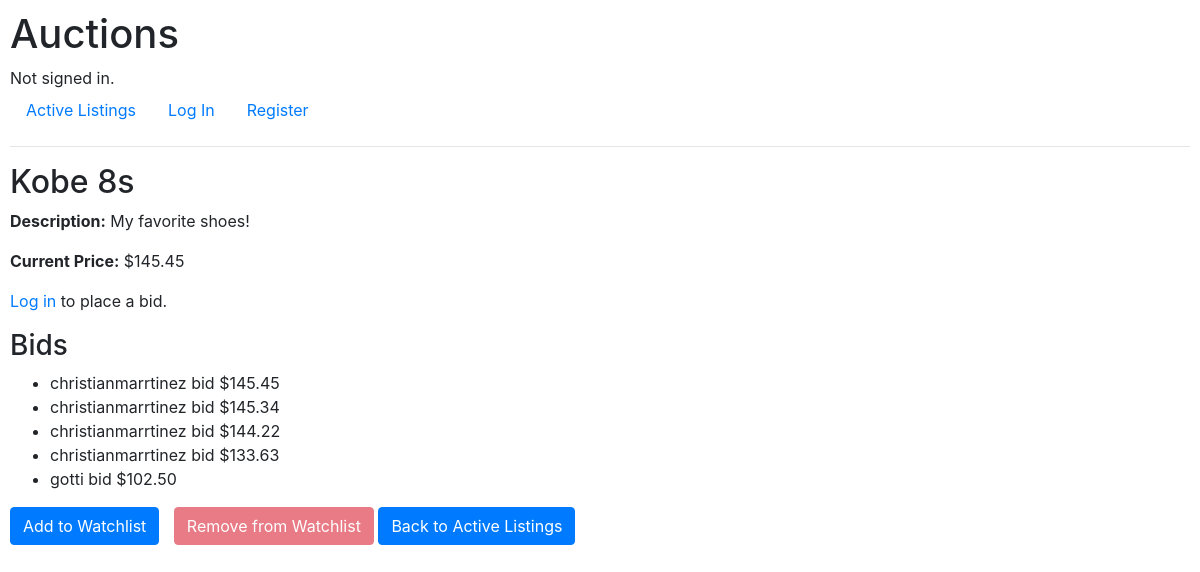
The app's page /listing/1/ with its own data.
### auctions/models.py (models this page shows, shortened)
class AuctionListing(models.Model):
    CATEGORY_CHOICES = [
        ('Fashion', 'Fashion'),
        ('Toys', 'Toys'),
        ('Electronics', 'Electronics'),
        ('Home', 'Home'),
    ]
    title = models.CharField(max_length=100)
    description = models.TextField()
    starting_bid = models.DecimalField(max_digits=10, decimal_places=2)
    current_price = models.DecimalField(max_digits=10, decimal_places=2, default=0)
    image_url = models.URLField(blank=True, null=True)
    category = models.CharField(max_length=20, choices=CATEGORY_CHOICES, blank=True, null=True)
    is_active = models.BooleanField(default=True)
    owner = models.ForeignKey(User, on_delete=models.CASCADE, related_name="listings")
    created_at = models.DateTimeField(auto_now_add=True)

class Bid(models.Model):
    listing = models.ForeignKey(AuctionListing, on_delete=models.CASCADE, related_name="bids")
    bidder = models.ForeignKey(User, on_delete=models.CASCADE, related_name="bids")
    amount = models.DecimalField(max_digits=10, decimal_places=2)
    timestamp = models.DateTimeField(auto_now_add=True)

class User(AbstractUser):
    pass

### auctions/views.py (the view, shortened to what this page needs)
# urls.py: path("listing/<int:listing_id>/", views.listing, name="listing"),
def listing(request, listing_id):
    listing = get_object_or_404(AuctionListing, id=listing_id)
    bids = listing.bids.order_by('-amount')  # Get all bids for this listing, ordered by amount descending
    current_price = bids.first().amount if bids.exists() else listing.starting_bid
    winner = None
    if not listing.is_active and bids.exists():
        winner_bid = bids.first()
        if winner_bid:
            winner = winner_bid.bidder  # The bidder who placed the highest bid
    if request.method == 'POST':
        if not request.user.is_authenticated:
            messages.error(request, "You must be logged in to place a bid.")
            return redirect('login')
        form = BidForm(request.POST)
        if form.is_valid():
            bid_amount = form.cleaned_data['amount']
            if bid_amount < listing.starting_bid:
                messages.error(request, "Your bid must be at least the starting bid.")
            elif bids.exists() and bid_amount <= bids.first().amount:
                messages.error(request, "Your bid must be higher than the current highest bid.")
            else:
                new_bid = form.save(commit=False)
                new_bid.listing = listing
                new_bid.bidder = request.user
                new_bid.save()
                listing.current_price = bid_amount
                listing.save()
                messages.success(request, "Your bid was placed successfully.")
                return redirect('listing', listing_id=listing_id)
    else:
        form = BidForm()
    listing_watchlist_users = listing.watchlist_entries.values_list('user', flat=True)
    context = {
        'listing': listing,
        'bids': bids,
        'form': form,
        'current_price': current_price,
        'listing_watchlist_users': listing_watchlist_users,
        'winner': winner,  # Pass the winner to the template
    }
    return render(request, 'auctions/listing.html', context)

### auctions/templates/auctions/listing.html (shortened to what this page needs)
{% extends "auctions/layout.html" %}
{% load static %}
{% block body %}
<h2>{{ listing.title }}</h2>
<p><strong>Description:</strong> {{ listing.description }}</p>
<p><strong>Current Price:</strong> ${{ current_price }}</p>
{% if user.is_authenticated %}
    <h3>Place a Bid</h3>
    <form method="POST">
        {% csrf_token %}
        <input
            type="number"
            name="amount"
            class="form-control bid-input"
            placeholder="00.00"
            step="0.01"
            min="0.01"
            required>
        <button type="submit" class="btn btn-primary">Place Bid</button>
    </form>
    {% if messages %}
        <ul>
            {% for message in messages %}
                <li{% if message.tags %} class="{{ message.tags }}"{% endif %}>{{ message }}</li>
            {% endfor %}
        </ul>
    {% endif %}
{% else %}
    <p><a href="{% url 'login' %}">Log in</a> to place a bid.</p>
{% endif %}
<h3>Bids</h3>
{% if bids %}
    <ul>
    {% for bid in bids %}
        <li>{{ bid.bidder.username }} bid ${{ bid.amount }}</li>
    {% endfor %}
    </ul>
{% else %}
    <p>No bids yet. Be the first to bid!</p>
{% endif %}
<form action="{% url 'toggle_watchlist' listing.id %}" method="post" style="display: inline-block;">
    <button
        type="submit"
        name="action"
        value="add"
        class="btn btn-primary"
        {% if user.id in listing_watchlist_users %}disabled{% endif %}>
        Add to Watchlist
    </button>
</form>
<form action="{% url 'toggle_watchlist' listing.id %}" method="post" style="display: inline-block; margin-left: 10px;">
    <button
        type="submit"
        name="action"
        value="remove"
        class="btn btn-danger"
        {% if user.id not in listing_watchlist_users %}disabled{% endif %}>
        Remove from Watchlist
    </button>
</form>
<a href="{% url 'index' %}" class="btn btn-primary">Back to Active Listings</a>
{% endblock %}

### auctions/static/auctions/styles.css (style rules this page uses)
body { padding: 10px; }

### records on screen
AuctionListing: title "Kobe 8s", description "My favorite shoes!"
Bid: amount "145.45", bidder.username "christianmarrtinez"
Bid: bidder.username "christianmarrtinez", amount "145.34"
Bid: bidder.username "christianmarrtinez", amount "144.22"
Bid: bidder.username "christianmarrtinez", amount "133.63"
Bid: bidder.username "gotti", amount "102.50"
